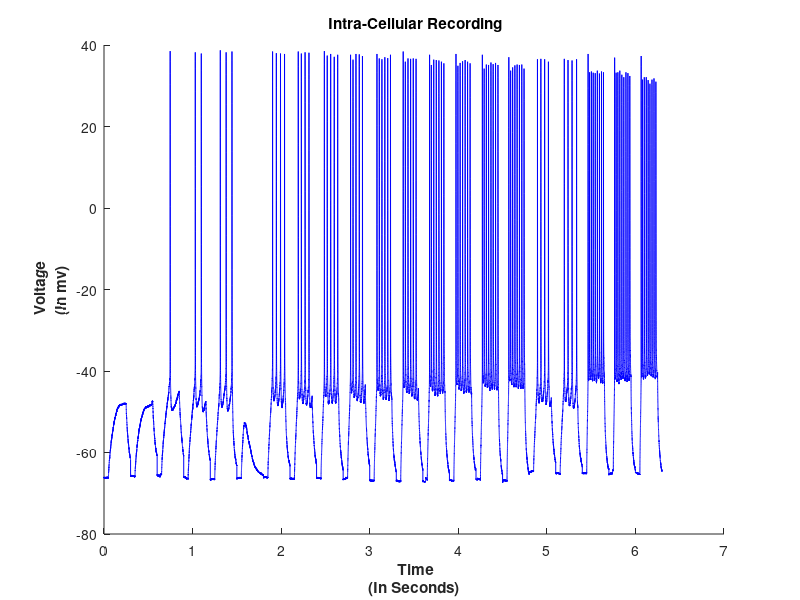

Recreate this plot in MATLAB. (Note: this script raises an error after producing the figure.)
close all; clear all;
%%
%loading the data
load('S1.mat'); 
load('S2.mat');
%%
% Qualitative observation of the given signals 
Si=S2; % for generalization of the code
fs = 10000; %sampling rate
dt = 1/fs; %time step
N = length(Si); %number of components in Si
t = dt*(1:N);%time vector
%plot(t,Si);xlabel('sec'); 

%%
%Finding the spike times 
TH =-30; % defining treshold
saTH =(Si>TH); % binary vector-"above treshold"
saTH_diff = diff(saTH); %marking the state changes of SaTH
L2H=find(saTH_diff>0);%crossing the treshold from below (events are the positions of 1)
H2L=find(saTH_diff<0);%crossing the treshold from above (events are the positions of -1) 
for i=1:length(H2L)
    [LM_max(i),LM(i)]= max(Si((L2H(i):H2L(i))));% creating the max spikes value and indexes vectors between H2L & L2H 
    LM(i)= LM(i)+L2H(i)-1;%updating the spike's time vector
end

%% 
%Finding the spike rate per segment
n_segments=length(t)/10000/0.3; % number of segments 
m_segments=(reshape(t,3000,n_segments));% organizing "t" in a matrix wich each column is a segment of 0.3 s 
spiket_comp=ismember(m_segments,LM*dt);% to find how many max values (acoording to LM) are in each column  
SC=sum(spiket_comp,1); % number of spikes in each segment
R=SC/0.2; %firing rate for each segment (0.2s the duration of voltage) 

%% 
%plot
hold on 
plot(t,Si,'b'); % a plot presenting voltage by time
title('\bf Intra-Cellular Recording')%plot title 
xlabel({'\bf Time','(In Seconds)'})% axsis x label
ylabel({'\bf Voltage','(In mv)'})% axsis y label
set(t,Si,'o','MarkerIndices',L2H,'MarkerEdgeColor','g'); % mark the L2H on the first plot 
set(t,Si,'o','MarkerIndices',H2L,'MarkerEdgeColor','r');% mark the H2L on the first plot
set(t,Si,'o','MarkerIndices',LM,'MarkerEdgeColor','k');% mark the LM on the first plot
lgd=legend('Voltage-Time','L2H','H2L','LM (max spikes)'); % plot legend
lgd.FontSize = 10; % font size of legend 
lgd.FontWeight = 'bold'; % bold font for the legend
legend('Location','northeastoutside')% location of legend
seg_step=m_segments(1,:)-dt; % time vector wich seprated into 0.3s parts 
for q=1:length(seg_step) % ceating headlines for the firing rate
    text(2,18,'The Rate Per Segment:')
    text(seg_step(q),10,num2str(R(q)))
end
hold off;






